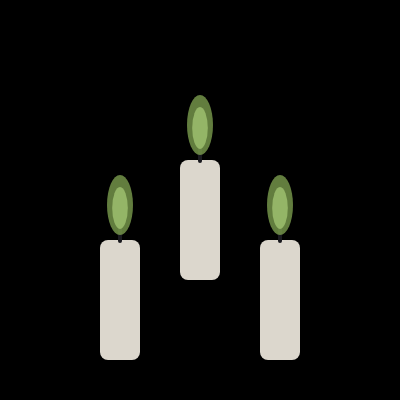
Frame 1 (no input)
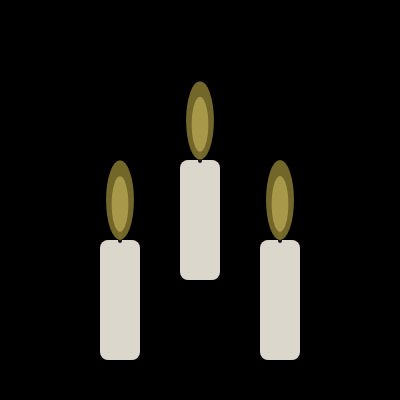
Frame 60 (no input)
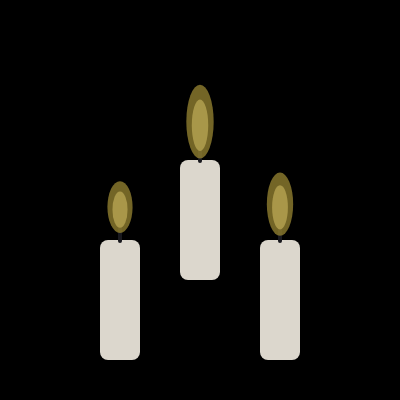
Frame 120 (the mouse pressed at the canvas centre since frame 60)

The p5.js sketch that drew these frames (run headless with seeded random() and noise() and a simulated clock; from frame 60 on, the mouse is pressed at the canvas centre):

// p5.js sketch
// ── sketch.js
// candle//

// set varibles of candle 1
let candle1X, candle1Y;
let candle1FlamePhase; //set how much the flame flickers

// set varibles of candle 2
let candle2X, candle2Y;
let candle2FlamePhase;

// set varibles of candle 3
let candle3X, candle3Y;
let candle3FlamePhase;

function setup() {
  createCanvas(400, 400);
  noStroke();
  
  // set the position and flame phase of candle 1 (left one)
  candle1X = 120;
  candle1Y = 300;
  candle1FlamePhase = 0;
  
  // set the position and flame phase of candle 2 (right one)
  candle2X = 280;
  candle2Y = 300;
  candle2FlamePhase = 0;
  
  // set the position and flame phase of candle 3 (middle top)
  candle3X = 200;
  candle3Y = 220;
  candle3FlamePhase = 0;
}

function draw() {
  background(0);
  
  // display and update candle 1
  displayCandle(candle1X, candle1Y, candle1FlamePhase);
  candle1FlamePhase = candle1FlamePhase + 0.03;//fastest flame flicker 
  
  // display and update candle 2
  displayCandle(candle2X, candle2Y, candle2FlamePhase);
  candle2FlamePhase = candle2FlamePhase + 0.025;//medium flame flicker 
  
  // display and update candle 3
  displayCandle(candle3X, candle3Y, candle3FlamePhase);
  candle3FlamePhase = candle3FlamePhase + 0.02;//slowest flame flicker 
}

function displayCandle(candleX, candleY, flamePhase) {
  push();
  
  // draw candle body
  rectMode(CENTER);
  fill(220, 215, 205);
  rect(candleX, candleY, 40, 120, 8);
  
  // draw wick
  fill(25, 25, 30);
  rect(candleX, candleY - 65, 4, 16, 2);
  
  // calculate flame size（for breathing effect）
  let flameH = map(sin(flamePhase), -1, 1, 40, 80);
  let flameW = map(sin(flamePhase), -1, 1, 24, 28);
  
  // calculate flame color using noise() and lerp()
  // color change: orange - green
  let t = millis() * 0.0005;
  let colorCycle = noise(t);
  let outerR = lerp(180, 100, colorCycle);
  let outerG = lerp(80, 200, colorCycle);
  let outerB = lerp(0, 120, colorCycle);
  
  // draw flame
  translate(candleX, candleY - 80);
  
  // outer flame
  fill(outerR, outerG, outerB, 200);
  ellipse(0, -flameH * 0.25, flameW, flameH);
  //I move the flame center upwards by 25% of the flame height,
  // so 75% of the flame will be on top,
  // and the remaining 25% of the flame overlapping with the wick at the bottom

  
  // inner flame (brighter)
  fill(outerR + 30, outerG + 30, outerB + 30, 220);
  ellipse(0, -flameH * 0.2, flameW * 0.6, flameH * 0.7);
  
  pop();
}
